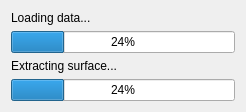
<?xml version="1.0" encoding="UTF-8"?>
<ui version="4.0">
 <class>LoadingProgress</class>
 <widget class="QWidget" name="LoadingProgress">
  <property name="geometry">
   <rect>
    <x>0</x>
    <y>0</y>
    <width>246</width>
    <height>110</height>
   </rect>
  </property>
  <property name="windowTitle">
   <string>Loading map...</string>
  </property>
  <layout class="QGridLayout" name="gridLayout_2">
   <item row="0" column="0">
    <layout class="QGridLayout" name="gridLayout">
     <item row="0" column="0">
      <widget class="QLabel" name="label">
       <property name="text">
        <string>Loading data...</string>
       </property>
      </widget>
     </item>
     <item row="1" column="0">
      <widget class="QProgressBar" name="m_progLoadingData">
       <property name="value">
        <number>24</number>
       </property>
      </widget>
     </item>
     <item row="2" column="0">
      <widget class="QLabel" name="label_2">
       <property name="text">
        <string>Extracting surface...</string>
       </property>
      </widget>
     </item>
     <item row="3" column="0">
      <widget class="QProgressBar" name="m_progExtractingSurface">
       <property name="value">
        <number>24</number>
       </property>
      </widget>
     </item>
    </layout>
   </item>
  </layout>
 </widget>
 <resources/>
 <connections/>
</ui>
